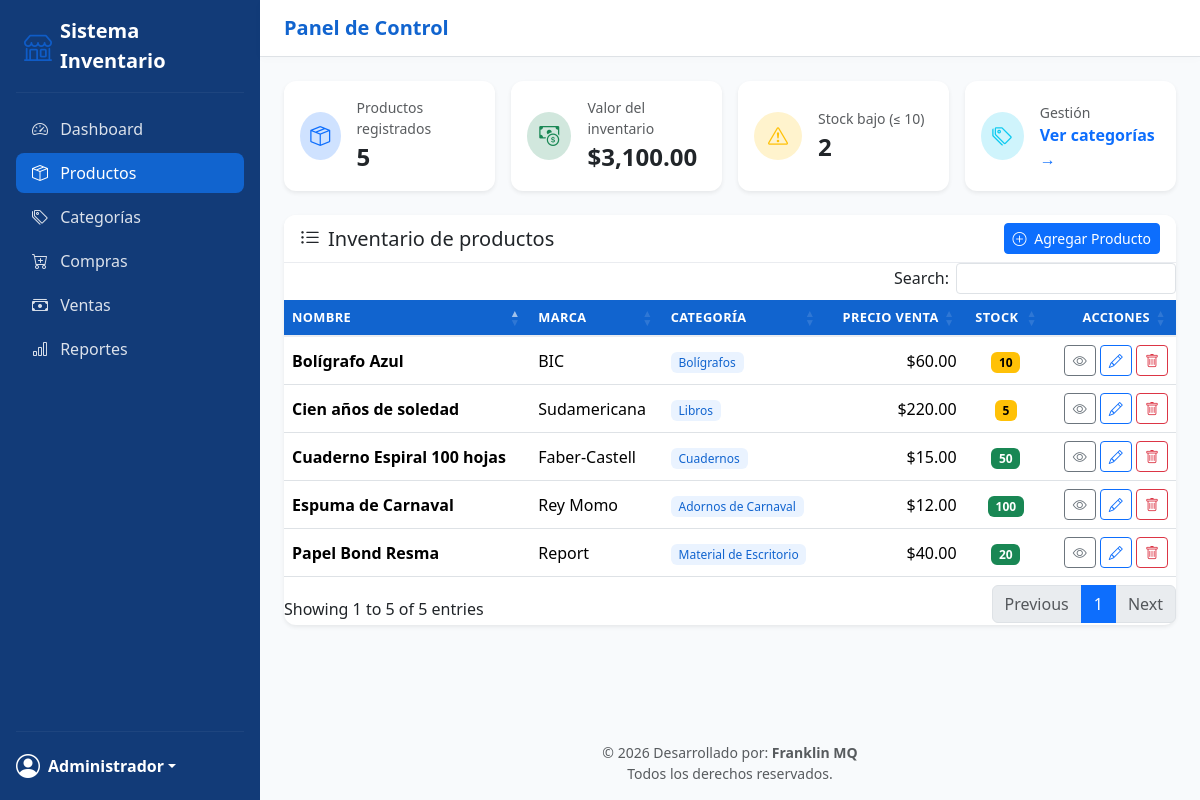
The page /index.php?action=productos (signed in) on the database its author committed.
### tables this page shows
CREATE TABLE productos (
    id INT AUTO_INCREMENT PRIMARY KEY,
    nombre VARCHAR(200) NOT NULL,
    descripcion TEXT NULL,
    categoria_id INT NULL,
    precio_compra DECIMAL(10,2) NOT NULL DEFAULT 0,
    precio_venta DECIMAL(10,2) NOT NULL DEFAULT 0,
    stock INT NOT NULL DEFAULT 0,
    marca_id INT NULL,
    imagen VARCHAR(255) NULL,
    creado_en TIMESTAMP DEFAULT CURRENT_TIMESTAMP,
    FOREIGN KEY (categoria_id) REFERENCES categorias(id) ON DELETE SET NULL,
    FOREIGN KEY (marca_id) REFERENCES marcas(id) ON DELETE SET NULL
);

CREATE TABLE marcas (
    id INT AUTO_INCREMENT PRIMARY KEY,
    nombre VARCHAR(100) NOT NULL UNIQUE
);

CREATE TABLE categorias (
    id INT AUTO_INCREMENT PRIMARY KEY,
    nombre VARCHAR(100) NOT NULL,
    parent_id INT NULL,
    FOREIGN KEY (parent_id) REFERENCES categorias(id) ON DELETE SET NULL
);

### app/core/Controller.php (called while the page is built, shortened)
<?php
class Controller
{
    protected function render(string $view, array $data = []): void
    {
        extract($data);
        $viewPath = __DIR__ . "/../views/{$view}.php";
        require __DIR__ . '/../views/layout/header.php';
        require $viewPath;
        require __DIR__ . '/../views/layout/footer.php';
    }
}

### app/controllers/ProductoController.php (called while the page is built, shortened)
<?php
require_once __DIR__ . '/../core/Controller.php';
require_once __DIR__ . '/../models/Producto.php';
class ProductoController extends Controller
{
    private Producto $productoModel;
    private Categoria $categoriaModel;
    private Marca $marcaModel;
    public function __construct()
    {
        $this->productoModel  = new Producto();
        $this->categoriaModel = new Categoria();
        $this->marcaModel     = new Marca();
    }
    public function index(): void
    {
        $busqueda  = $_GET['q'] ?? '';
        $productos = $this->productoModel->obtenerTodos($busqueda);
        $this->render('productos/index', [
            'productos'  => $productos,
            'busqueda'   => $busqueda,
            'total'      => $this->productoModel->totalProductos(),
            'valorInv'   => $this->productoModel->valorInventario(),
            'stockBajo'  => $this->productoModel->stockBajo(),
            'categorias' => $this->categoriaModel->obtenerTodas(),
            'marcas'     => $this->marcaModel->obtenerTodas(),
            'errores'    => [],
            'old'        => [],
            'show_modal' => false,
        ]);
    }
}

### app/config/database.php (called while the page is built)
<?php
return [
    'host'    => 'localhost',
    'dbname'  => 'libreria_inventario',
    'user'    => 'root',
    'pass'    => '',
    'charset' => 'utf8mb4',
];

### app/core/Database.php (called while the page is built)
<?php
class Database
{
    private static ?PDO $instance = null;
    public static function getConnection(): PDO
    {
        if (self::$instance === null) {
            $config = require __DIR__ . '/../config/database.php';
            $dsn = "mysql:host={$config['host']};dbname={$config['dbname']};charset={$config['charset']}";
            try {
                self::$instance = new PDO($dsn, $config['user'], $config['pass'], [
                    PDO::ATTR_ERRMODE            => PDO::ERRMODE_EXCEPTION,
                    PDO::ATTR_DEFAULT_FETCH_MODE => PDO::FETCH_ASSOC,
                    PDO::ATTR_EMULATE_PREPARES   => false,
                ]);
            } catch (PDOException $e) {
                die('Error de conexión a la base de datos: ' . $e->getMessage());
            }
        }
        return self::$instance;
    }
}

### app/models/Producto.php (called while the page is built, shortened)
<?php
require_once __DIR__ . '/../core/Database.php';
class Producto
{
    private PDO $db;
    public function __construct()
    {
        $this->db = Database::getConnection();
    }
    public function obtenerTodos(string $busqueda = ''): array
    {
        $sql = "SELECT p.*, c.nombre AS categoria_nombre, m.nombre AS marca_nombre
                FROM productos p
                LEFT JOIN categorias c ON c.id = p.categoria_id
                LEFT JOIN marcas m ON m.id = p.marca_id";
        $params = [];
        $sql .= " ORDER BY p.nombre ASC";
        $stmt = $this->db->prepare($sql);
        $stmt->execute($params);
        return $stmt->fetchAll();
    }
}

### app/views/productos/index.php (the view, shortened to what this page needs)
<div class="row g-3 mb-4">
    <div class="col-sm-6 col-lg-3">
        <div class="card stat-card shadow-sm h-100">
            <div class="card-body d-flex align-items-center gap-3">
                <div class="stat-icon bg-primary-subtle text-primary"><i class="bi bi-box-seam"></i></div>
                <div>
                    <div class="text-muted small">Productos registrados</div>
                    <div class="fs-4 fw-bold"><?= (int) $total ?></div>
                </div>
            </div>
        </div>
    </div>
    <div class="col-sm-6 col-lg-3">
        <div class="card stat-card shadow-sm h-100">
            <div class="card-body d-flex align-items-center gap-3">
                <div class="stat-icon bg-success-subtle text-success"><i class="bi bi-cash-coin"></i></div>
                <div>
                    <div class="text-muted small">Valor del inventario</div>
                    <div class="fs-4 fw-bold">$<?= number_format((float) $valorInv, 2) ?></div>
                </div>
            </div>
        </div>
    </div>
    <div class="col-sm-6 col-lg-3">
        <div class="card stat-card shadow-sm h-100">
            <div class="card-body d-flex align-items-center gap-3">
                <div class="stat-icon bg-warning-subtle text-warning"><i class="bi bi-exclamation-triangle"></i></div>
                <div>
                    <div class="text-muted small">Stock bajo (&le; 10)</div>
                    <div class="fs-4 fw-bold"><?= count($stockBajo) ?></div>
                </div>
            </div>
        </div>
    </div>
    <div class="col-sm-6 col-lg-3">
        <div class="card stat-card shadow-sm h-100">
            <div class="card-body d-flex align-items-center gap-3">
                <div class="stat-icon bg-info-subtle text-info"><i class="bi bi-tags"></i></div>
                <div>
                    <div class="text-muted small">Gestión</div>
                    <a href="index.php?action=categorias" class="fw-semibold text-decoration-none">Ver categorías &rarr;</a>
                </div>
            </div>
        </div>
    </div>
</div>
<div class="card shadow-sm">
    <div class="card-header bg-white d-flex flex-wrap justify-content-between align-items-center gap-2">
        <h5 class="mb-0"><i class="bi bi-list-ul me-2"></i>Inventario de productos</h5>
        <div class="d-flex gap-2">
            <button type="button" class="btn btn-primary btn-sm text-nowrap" data-bs-toggle="modal" data-bs-target="#modalNuevoProducto">
                <i class="bi bi-plus-circle me-1"></i> Agregar Producto
            </button>
        </div>
    </div>
    <div class="table-responsive">
        <table class="table table-hover align-middle mb-0 table-datatable">
            <thead class="table-light">
                <tr>
                    <th>Nombre</th>
                    <th>Marca</th>
                    <th>Categoría</th>
                    <th class="text-end">Precio Venta</th>
                    <th class="text-center">Stock</th>
                    <th class="text-end">Acciones</th>
                </tr>
            </thead>
            <tbody>
                <?php if (empty($productos)): ?>
                    <tr>
                        <td colspan="6" class="text-center text-muted py-4">
                            <i class="bi bi-inbox fs-3 d-block mb-2"></i>
                            No se encontraron productos en el inventario.
                        </td>
                    </tr>
                <?php else: ?>
                    <?php foreach ($productos as $producto): ?>
                        <tr>
                            <td class="fw-semibold"><?= htmlspecialchars($producto['nombre']) ?></td>
                            <td><?= htmlspecialchars($producto['marca_nombre'] ?? '') ?></td>
                            <td>
                                <?php if ($producto['categoria_nombre']): ?>
                                    <span class="badge badge-cat"><?= htmlspecialchars($producto['categoria_nombre']) ?></span>
                                <?php else: ?>
                                    <span class="text-muted">—</span>
                                <?php endif; ?>
                            </td>
                            <td class="text-end">$<?= number_format((float) $producto['precio_venta'], 2) ?></td>
                            <td class="text-center">
                                <span class="badge <?= $producto['stock'] <= 10 ? 'text-bg-warning' : 'text-bg-success' ?>">
                                    <?= (int) $producto['stock'] ?>
                                </span>
                            </td>
                            <td class="text-end">
                                <a href="index.php?action=producto-ver&id=<?= $producto['id'] ?>"
                                   class="btn btn-sm btn-outline-secondary" title="Ver">
                                    <i class="bi bi-eye"></i>
                                </a>
                                <a href="index.php?action=producto-editar&id=<?= $producto['id'] ?>"
                                   class="btn btn-sm btn-outline-primary" title="Editar">
                                    <i class="bi bi-pencil"></i>
                                </a>
                                <form action="index.php?action=producto-eliminar&id=<?= $producto['id'] ?>" method="post"
                                      class="d-inline" onsubmit="return confirm('¿Eliminar este producto del inventario?');">
                                    <button type="submit" class="btn btn-sm btn-outline-danger" title="Eliminar">
                                        <i class="bi bi-trash"></i>
                                    </button>
                                </form>
                            </td>
                        </tr>
                    <?php endforeach; ?>
                <?php endif; ?>
            </tbody>
        </table>
    </div>
</div>

### public/index.php (shortened to what this page needs)
<?php
require_once __DIR__ . '/../app/controllers/ProductoController.php';
$action = $_GET['action'] ?? 'login';
try {
    switch ($action) {
        case 'productos':
            (new ProductoController())->index();
            break;
    }
} catch (Throwable $e) {
    http_response_code(500);
    echo 'Ocurrió un error: ' . htmlspecialchars($e->getMessage());
}

### app/views/layout/header.php (shortened to what this page needs)
<!DOCTYPE html>
<html lang="es">
<head>
    <link href="https://cdn.jsdelivr.net/npm/bootstrap@5.3.3/dist/css/bootstrap.min.css" rel="stylesheet">
    <link rel="stylesheet" href="https://cdn.jsdelivr.net/npm/bootstrap-icons@1.11.3/font/bootstrap-icons.css">
    <link rel="stylesheet" href="https://cdn.datatables.net/1.13.6/css/dataTables.bootstrap5.min.css">
    <link rel="stylesheet" href="assets/css/style.css">
</head>
<div class="d-flex flex-row min-vh-100">
    <aside class="app-sidebar d-flex flex-column flex-shrink-0 p-3 text-white">
        <a href="index.php?action=productos" class="d-flex align-items-center mb-3 mb-md-0 me-md-auto text-white text-decoration-none px-2 gap-2">
            <i class="bi bi-shop fs-3" style="color: var(--brand-accent);"></i>
            <span class="fs-5 fw-bold">Sistema <strong>Inventario</strong></span>
        </a>
        <hr style="border-color: rgba(255,255,255,0.2);">
        <ul class="nav nav-pills flex-column mb-auto gap-1">
            <li class="nav-item">
                <a href="index.php?action=dashboard" class="nav-link <?= ($_GET['action'] ?? '') === 'dashboard' ? 'active' : '' ?>" aria-current="page">
                    <i class="bi bi-speedometer2 me-2"></i> Dashboard
                </a>
            </li>
            <li class="nav-item">
                <a href="index.php?action=productos" class="nav-link <?= ($_GET['action'] ?? '') === 'productos' ? 'active' : '' ?>" aria-current="page">
                    <i class="bi bi-box-seam me-2"></i> Productos
                </a>
            </li>
            <li>
                <a href="index.php?action=categorias" class="nav-link <?= ($_GET['action'] ?? '') === 'categorias' ? 'active' : '' ?>">
                    <i class="bi bi-tags me-2"></i> Categorías
                </a>
            </li>
            <li>
                <a href="#" class="nav-link">
                    <i class="bi bi-cart-plus me-2"></i> Compras
                </a>
            </li>
            <li>
                <a href="#" class="nav-link">
                    <i class="bi bi-cash-stack me-2"></i> Ventas
                </a>
            </li>
            <li>
                <a href="#" class="nav-link">
                    <i class="bi bi-bar-chart me-2"></i> Reportes
                </a>
            </li>
        </ul>
        <hr style="border-color: rgba(255,255,255,0.2);">
        <div class="dropdown">
            <a href="#" class="d-flex align-items-center text-white text-decoration-none dropdown-toggle" id="dropdownUser" data-bs-toggle="dropdown" aria-expanded="false">
                <i class="bi bi-person-circle fs-4 me-2"></i>
                <strong><?= htmlspecialchars($_SESSION['user_name'] ?? 'Usuario') ?></strong>
            </a>
        </div>
    </aside>
    <div class="d-flex flex-column flex-grow-1" style="min-width: 0; background-color: var(--bg-soft);">
        <header class="app-topbar py-3 px-4 d-flex justify-content-between align-items-center border-bottom bg-white sticky-top">
            <h5 class="mb-0 text-dark fw-bold" style="color: var(--brand-primary) !important;">
                <?= ($_GET['action'] ?? '') === 'dashboard' ? 'Dashboard' : 'Panel de Control' ?>
            </h5>
        </header>
        <main class="container-fluid px-4 py-4 flex-grow-1">

### app/views/layout/footer.php (shortened to what this page needs)
<?php if (!isset($isAuthPage) || !$isAuthPage): ?>
        </main>
        <footer class="text-center text-muted py-3 small mt-auto">
            &copy; <?= date('Y') ?> Desarrollado por: <b>Franklin MQ</b>
            <br>Todos los derechos reservados.
        </footer>
    </div>
</div>
<?php endif; ?>
</body>
</html>

### public/assets/css/style.css (style rules this page uses)
:root { --brand-dark: #123B78; --brand-primary: #1164CF; --brand-hover: #1C4689; --brand-accent: #0F5CC7; --bg-soft: #F8FAFC; --text-gray: #667085; }
.app-sidebar { background-color: var(--brand-dark); width: 260px; transition: all 0.3s; }
.app-sidebar .nav-link { color: rgba(255, 255, 255, 0.85); font-weight: 500; border-radius: 0.5rem; }
.app-sidebar .nav-link.active, .app-sidebar .nav-link:hover { color: #fff; background-color: rgba(255,255,255,0.1); }
.app-sidebar .nav-link.active { background-color: var(--brand-primary); }
.app-topbar { background-color: #fff; box-shadow: 0 2px 10px rgba(0,0,0,0.02); }
.stat-card { border: none; border-radius: 0.75rem; }
.stat-icon { width: 48px; height: 48px; border-radius: 50%; display: flex; align-items: center; justify-content: center; font-size: 1.25rem; }
.card { border: none; border-radius: 0.75rem; }
.card-header { border-bottom: 1px solid #EAECF0; border-radius: 0.75rem 0.75rem 0 0 !important; }
.badge-cat { background-color: #EAF3FF; color: var(--brand-primary); font-weight: 500; }
.table thead th { font-size: 0.8rem; text-transform: uppercase; letter-spacing: 0.03em; background-color: var(--brand-primary) !important; color: #FFFFFF !important; border-bottom: 2px solid #EAECF0; }
.card-header { border-bottom: 1px solid #EAECF0; border-radius: 0.75rem 0.75rem 0 0 !important; background-color: #FFFFFF; }
footer { color: var(--text-gray); }

### rows shown on the page
productos: nombre "Bolígrafo Azul", marca.nombre "BIC", categoria.nombre "Bolígrafos", precio_venta "60.00", stock "10"
productos: nombre "Cien años de soledad", marca.nombre "Sudamericana", categoria.nombre "Libros", precio_venta "220.00", stock "5"
productos: nombre "Cuaderno Espiral 100 hojas", marca.nombre "Faber-Castell", categoria.nombre "Cuadernos", precio_venta "15.00", stock "50"
productos: nombre "Espuma de Carnaval", marca.nombre "Rey Momo", categoria.nombre "Adornos de Carnaval", precio_venta "12.00", stock "100"
productos: nombre "Papel Bond Resma", marca.nombre "Report", categoria.nombre "Material de Escritorio", precio_venta "40.00", stock "20"

### other values the page prints
$_SESSION['user_name'] "Administrador"
$total "5"
$valorInv "3,100.00"
count($stockBajo) "2"
